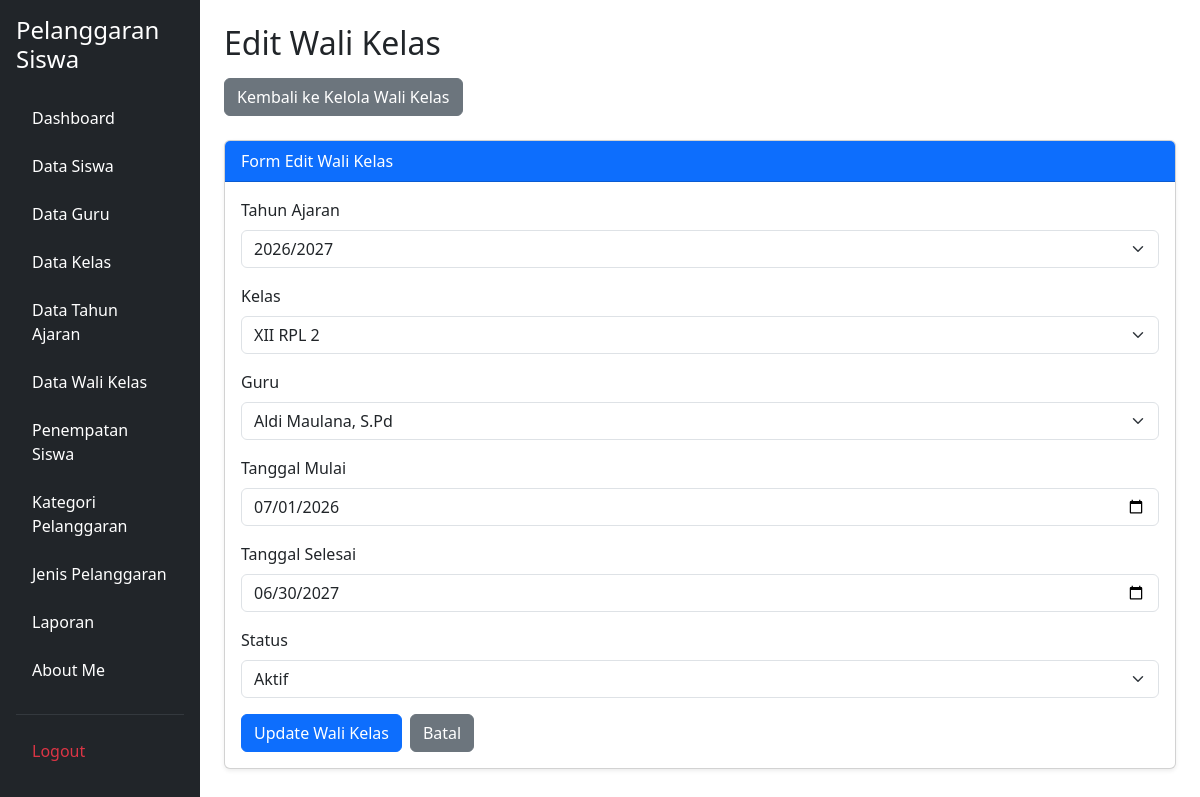
The page /edit_wali_kelas.php?id=2 (signed in) on the database its author committed.
### tables this page shows
CREATE TABLE `t_wali_kelas` (
  `id` int(11) NOT NULL,
  `tahun_ajaran_id` int(11) DEFAULT NULL,
  `kelas_id` int(11) DEFAULT NULL,
  `guru_id` int(11) DEFAULT NULL,
  `tanggal_mulai` date NOT NULL,
  `tanggal_selesai` date NOT NULL,
  `status_aktif` tinyint(1) NOT NULL,
  `created_at` timestamp NOT NULL DEFAULT current_timestamp(),
  `updated_at` timestamp NOT NULL DEFAULT current_timestamp()
);

CREATE TABLE `t_tahun_ajaran` (
  `id` int(11) NOT NULL,
  `nama` varchar(20) DEFAULT NULL,
  `tanggal_mulai` date NOT NULL,
  `tanggal_selesai` date NOT NULL,
  `status_aktif` tinyint(1) NOT NULL,
  `created_at` timestamp NOT NULL DEFAULT current_timestamp(),
  `updated_at` timestamp NOT NULL DEFAULT current_timestamp()
);

CREATE TABLE `t_kelas` (
  `id` int(11) NOT NULL,
  `nama` varchar(100) DEFAULT NULL,
  `tingkat` varchar(20) NOT NULL,
  `jurusan` varchar(100) NOT NULL,
  `status_aktif` tinyint(1) NOT NULL,
  `created_at` timestamp NOT NULL DEFAULT current_timestamp(),
  `updated_at` timestamp NOT NULL DEFAULT current_timestamp()
);

CREATE TABLE `t_guru` (
  `id` int(11) NOT NULL,
  `nip` varchar(18) NOT NULL,
  `nama` varchar(150) DEFAULT NULL,
  `email` varchar(150) NOT NULL,
  `status_aktif` tinyint(1) NOT NULL,
  `user_id` int(11) NOT NULL,
  `created_at` timestamp NOT NULL DEFAULT current_timestamp(),
  `updated_at` timestamp NOT NULL DEFAULT current_timestamp()
);

### edit_wali_kelas.php (the view, shortened to what this page needs)
<?php
include 'config/koneksi.php';
$id = isset($_GET['id']) ? (int) $_GET['id'] : 0;
$stmt = mysqli_prepare(
    $koneksi,
    "SELECT * FROM t_wali_kelas WHERE id = ?"
);
mysqli_stmt_bind_param($stmt, "i", $id);
mysqli_stmt_execute($stmt);
$hasil = mysqli_stmt_get_result($stmt);
$data = mysqli_fetch_assoc($hasil);
$tahun = mysqli_query(
    $koneksi,
    "SELECT id, nama FROM t_tahun_ajaran ORDER BY id DESC"
);
$kelas = mysqli_query(
    $koneksi,
    "SELECT id, nama FROM t_kelas ORDER BY nama ASC"
);
$guru = mysqli_query(
    $koneksi,
    "SELECT id, nama FROM t_guru ORDER BY nama ASC"
);
?>
<!DOCTYPE html>
<html lang="id">
<head>
    <link href="https://cdn.jsdelivr.net/npm/bootstrap@5.3.8/dist/css/bootstrap.min.css"
          rel="stylesheet">
</head>
<body>
<div class="container-fluid">
    <div class="row">
        <?php include 'layout/sidebar.php'; ?>
        <main class="col-md-9 col-lg-10 p-4">
            <div class="mb-4">
                <h2 class="mb-3">Edit Wali Kelas</h2>
                <a href="kelola_wali_kelas.php"
                   class="btn btn-secondary">
                    Kembali ke Kelola Wali Kelas
                </a>
            </div>
            <div class="card shadow-sm">
                <div class="card-header bg-primary text-white">
                    Form Edit Wali Kelas
                </div>
                <div class="card-body">
                    <form action="proses_edit_wali_kelas.php"
                          method="POST">
                        <div class="mb-3">
                            <label for="tahun_ajaran_id"
                                   class="form-label">
                                Tahun Ajaran
                            </label>
                            <select name="tahun_ajaran_id"
                                    id="tahun_ajaran_id"
                                    class="form-select"
                                    required>
                                <?php while ($row = mysqli_fetch_assoc($tahun)): ?>
                                    <option value="<?= (int) $row['id']; ?>"
                                        <?= ($row['id'] == $data['tahun_ajaran_id']) ? 'selected' : ''; ?>>
                                        <?= htmlspecialchars($row['nama']); ?>
                                    </option>
                                <?php endwhile; ?>
                            </select>
                        </div>
                        <div class="mb-3">
                            <label for="kelas_id" class="form-label">
                                Kelas
                            </label>
                            <select name="kelas_id"
                                    id="kelas_id"
                                    class="form-select"
                                    required>
                                <?php while ($row = mysqli_fetch_assoc($kelas)): ?>
                                    <option value="<?= (int) $row['id']; ?>"
                                        <?= ($row['id'] == $data['kelas_id']) ? 'selected' : ''; ?>>
                                        <?= htmlspecialchars($row['nama']); ?>
                                    </option>
                                <?php endwhile; ?>
                            </select>
                        </div>
                        <div class="mb-3">
                            <label for="guru_id" class="form-label">
                                Guru
                            </label>
                            <select name="guru_id"
                                    id="guru_id"
                                    class="form-select"
                                    required>
                                <?php while ($row = mysqli_fetch_assoc($guru)): ?>
                                    <option value="<?= (int) $row['id']; ?>"
                                        <?= ($row['id'] == $data['guru_id']) ? 'selected' : ''; ?>>
                                        <?= htmlspecialchars($row['nama']); ?>
                                    </option>
                                <?php endwhile; ?>
                            </select>
                        </div>
                        <div class="mb-3">
                            <label for="tanggal_mulai" class="form-label">
                                Tanggal Mulai
                            </label>
                            <input type="date"
                                   name="tanggal_mulai"
                                   id="tanggal_mulai"
                                   class="form-control"
                                   value="<?= htmlspecialchars($data['tanggal_mulai'] ?? ''); ?>"
                                   required>
                        </div>
                        <div class="mb-3">
                            <label for="tanggal_selesai" class="form-label">
                                Tanggal Selesai
                            </label>
                            <input type="date"
                                   name="tanggal_selesai"
                                   id="tanggal_selesai"
                                   class="form-control"
                                   value="<?= htmlspecialchars($data['tanggal_selesai'] ?? ''); ?>"
                                   required>
                        </div>
                        <div class="mb-3">
                            <label for="status_aktif" class="form-label">
                                Status
                            </label>
                            <select name="status_aktif"
                                    id="status_aktif"
                                    class="form-select"
                                    required>
                                <option value="1"
                                    <?= ($data['status_aktif'] == 1) ? 'selected' : ''; ?>>
                                    Aktif
                                </option>
                            </select>
                        </div>
                        <div class="d-flex gap-2">
                            <button type="submit" class="btn btn-primary">
                                Update Wali Kelas
                            </button>
                            <a href="kelola_wali_kelas.php"
                               class="btn btn-secondary">
                                Batal
                            </a>
                        </div>
                    </form>
                </div>
            </div>
        </main>
    </div>
</div>
</body>
</html>

### rows shown on the page
t_wali_kelas: tahun_ajaran_id "2026/2027", kelas_id "XII RPL 2", guru_id "Aldi Maulana, S.Pd", tanggal_mulai "07/01/2026", tanggal_selesai "06/30/2027", status_aktif "Aktif"
